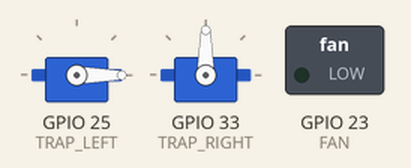
Bench run of a sketch on a simulated ESP32. Shown: 2 × servo, switched loads named in the sketch (green lamp = pin HIGH). At 11.2 s the program stops and its outputs stay as they are.

Above: at 0.0 s.
At 1.3 s:
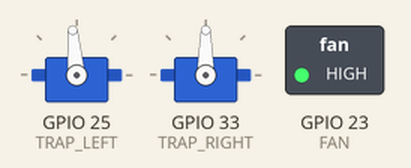
Timing chart, 0 to 12.7 s (numbered marks = the images above):
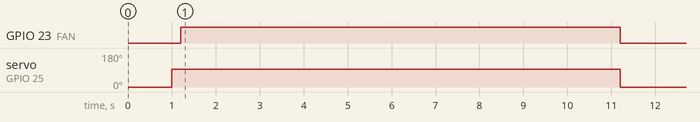

The sketch:

test.ino
```cpp
#include <ESP32Servo.h>

#define FAN 23
#define TRAP_LEFT 25
#define TRAP_RIGHT 33

Servo trapLeft;
Servo trapRight;

void setup() {
  pinMode(FAN, OUTPUT);
  trapLeft.attach(TRAP_LEFT);
  trapRight.attach(TRAP_RIGHT);
}

void loop() {
  trapLeft.write(0);
  delay(1000);
  trapLeft.write(95);
  delay(200);
  digitalWrite(FAN, HIGH);
  delay(10000);
  digitalWrite(FAN, LOW);
  trapLeft.write(0);
  while(1);
}
```

Measured:
- by itself, GPIO 23 (FAN): LOW → HIGH at 1.2 s, → LOW 10.0 s later
- by itself, servo on GPIO 25 (TRAP_LEFT): 0° → 95° at 1.0 s, → 0° 10.2 s later
